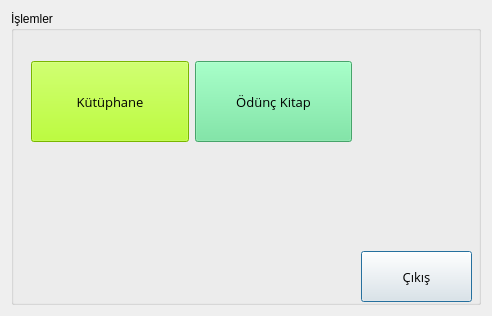
<?xml version="1.0" encoding="UTF-8"?>
<ui version="4.0">
 <author>Batuhan</author>
 <class>frmAnaMenu</class>
 <widget class="QDialog" name="frmAnaMenu">
  <property name="windowModality">
   <enum>Qt::NonModal</enum>
  </property>
  <property name="enabled">
   <bool>true</bool>
  </property>
  <property name="geometry">
   <rect>
    <x>0</x>
    <y>0</y>
    <width>492</width>
    <height>316</height>
   </rect>
  </property>
  <property name="minimumSize">
   <size>
    <width>492</width>
    <height>316</height>
   </size>
  </property>
  <property name="windowTitle">
   <string>Ogü Kütüphane</string>
  </property>
  <property name="autoFillBackground">
   <bool>true</bool>
  </property>
  <layout class="QVBoxLayout" name="verticalLayout">
   <item>
    <layout class="QHBoxLayout" name="horizontalLayout_2">
     <item>
      <widget class="QGroupBox" name="gB_Butonlar">
       <property name="title">
        <string>İşlemler</string>
       </property>
       <widget class="QPushButton" name="pB_Cikis">
        <property name="enabled">
         <bool>true</bool>
        </property>
        <property name="geometry">
         <rect>
          <x>350</x>
          <y>240</y>
          <width>111</width>
          <height>51</height>
         </rect>
        </property>
        <property name="font">
         <font>
          <family>Open Sans</family>
          <pointsize>10</pointsize>
          <weight>50</weight>
          <bold>false</bold>
         </font>
        </property>
        <property name="styleSheet">
         <string notr="true">border-image: url(:/1/indir.png);</string>
        </property>
        <property name="text">
         <string>Çıkış</string>
        </property>
       </widget>
       <widget class="QWidget" name="gridLayoutWidget">
        <property name="geometry">
         <rect>
          <x>20</x>
          <y>50</y>
          <width>321</width>
          <height>81</height>
         </rect>
        </property>
        <layout class="QGridLayout" name="gridLayout">
         <item row="0" column="0">
          <widget class="QPushButton" name="pB_Kitap">
           <property name="sizePolicy">
            <sizepolicy hsizetype="Minimum" vsizetype="Minimum">
             <horstretch>0</horstretch>
             <verstretch>0</verstretch>
            </sizepolicy>
           </property>
           <property name="font">
            <font>
             <family>Open Sans</family>
             <pointsize>10</pointsize>
             <weight>50</weight>
             <bold>false</bold>
            </font>
           </property>
           <property name="styleSheet">
            <string notr="true">background-color:rgb(170, 255, 0)</string>
           </property>
           <property name="text">
            <string>Kütüphane</string>
           </property>
          </widget>
         </item>
         <item row="0" column="1">
          <widget class="QPushButton" name="pB_Oda">
           <property name="sizePolicy">
            <sizepolicy hsizetype="Minimum" vsizetype="Minimum">
             <horstretch>0</horstretch>
             <verstretch>0</verstretch>
            </sizepolicy>
           </property>
           <property name="font">
            <font>
             <family>Open Sans</family>
             <pointsize>10</pointsize>
             <weight>50</weight>
             <bold>false</bold>
            </font>
           </property>
           <property name="styleSheet">
            <string notr="true">background-color:rgb(100, 230,150)</string>
           </property>
           <property name="text">
            <string>Ödünç Kitap</string>
           </property>
          </widget>
         </item>
        </layout>
       </widget>
      </widget>
     </item>
    </layout>
   </item>
  </layout>
 </widget>
 <resources>
  <include location="Yeni/kaynak.qrc"/>
 </resources>
 <connections/>
 <designerdata>
  <property name="gridDeltaX">
   <number>10</number>
  </property>
  <property name="gridDeltaY">
   <number>10</number>
  </property>
  <property name="gridSnapX">
   <bool>true</bool>
  </property>
  <property name="gridSnapY">
   <bool>true</bool>
  </property>
  <property name="gridVisible">
   <bool>true</bool>
  </property>
 </designerdata>
</ui>
